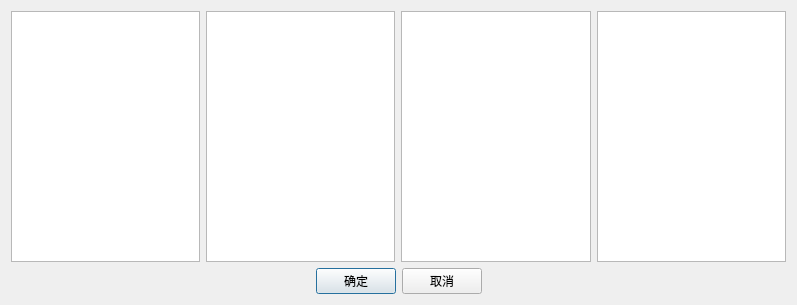
<?xml version="1.0" encoding="UTF-8"?>
<ui version="4.0">
 <class>TargetDialog</class>
 <widget class="QDialog" name="TargetDialog">
  <property name="geometry">
   <rect>
    <x>0</x>
    <y>0</y>
    <width>797</width>
    <height>305</height>
   </rect>
  </property>
  <property name="windowTitle">
   <string>Dialog</string>
  </property>
  <layout class="QVBoxLayout" name="verticalLayout">
   <item>
    <layout class="QHBoxLayout" name="horizontalLayout" stretch="0,0,0,0">
     <item>
      <widget class="QTableWidget" name="tableWidgetS">
       <property name="maximumSize">
        <size>
         <width>16777215</width>
         <height>16777215</height>
        </size>
       </property>
      </widget>
     </item>
     <item>
      <widget class="QTableWidget" name="tableWidgetO">
       <property name="maximumSize">
        <size>
         <width>16777215</width>
         <height>16777215</height>
        </size>
       </property>
      </widget>
     </item>
     <item>
      <widget class="QTableWidget" name="tableWidgetM">
       <property name="maximumSize">
        <size>
         <width>16777215</width>
         <height>16777215</height>
        </size>
       </property>
      </widget>
     </item>
     <item>
      <widget class="QTableWidget" name="tableWidgetT">
       <property name="maximumSize">
        <size>
         <width>16777215</width>
         <height>16777215</height>
        </size>
       </property>
      </widget>
     </item>
    </layout>
   </item>
   <item>
    <layout class="QHBoxLayout" name="horizontalLayout_3">
     <item>
      <spacer name="horizontalSpacer">
       <property name="orientation">
        <enum>Qt::Horizontal</enum>
       </property>
       <property name="sizeHint" stdset="0">
        <size>
         <width>30</width>
         <height>20</height>
        </size>
       </property>
      </spacer>
     </item>
     <item>
      <widget class="QPushButton" name="pushButtonOK">
       <property name="text">
        <string>确定</string>
       </property>
      </widget>
     </item>
     <item>
      <widget class="QPushButton" name="pushButtonCancel">
       <property name="text">
        <string>取消</string>
       </property>
      </widget>
     </item>
     <item>
      <spacer name="horizontalSpacer_2">
       <property name="orientation">
        <enum>Qt::Horizontal</enum>
       </property>
       <property name="sizeHint" stdset="0">
        <size>
         <width>29</width>
         <height>20</height>
        </size>
       </property>
      </spacer>
     </item>
    </layout>
   </item>
  </layout>
 </widget>
 <resources/>
 <connections/>
</ui>
